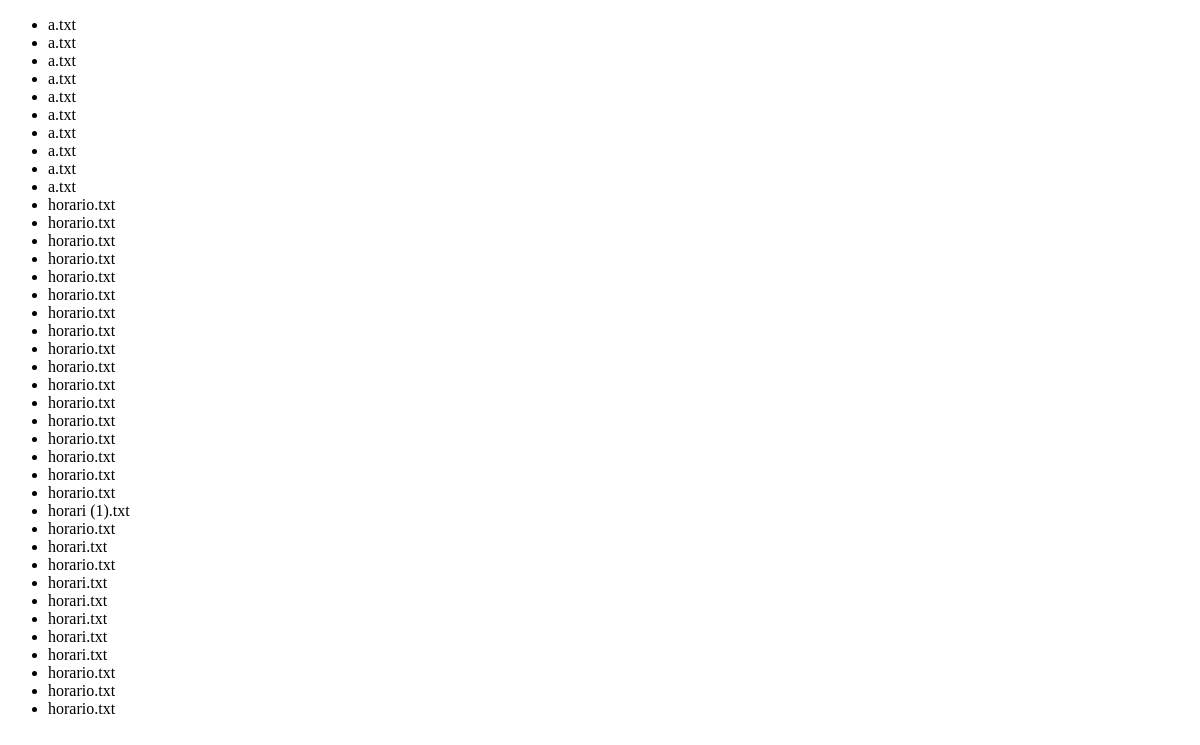
/files/list, run on an earlier commit of the app's database.
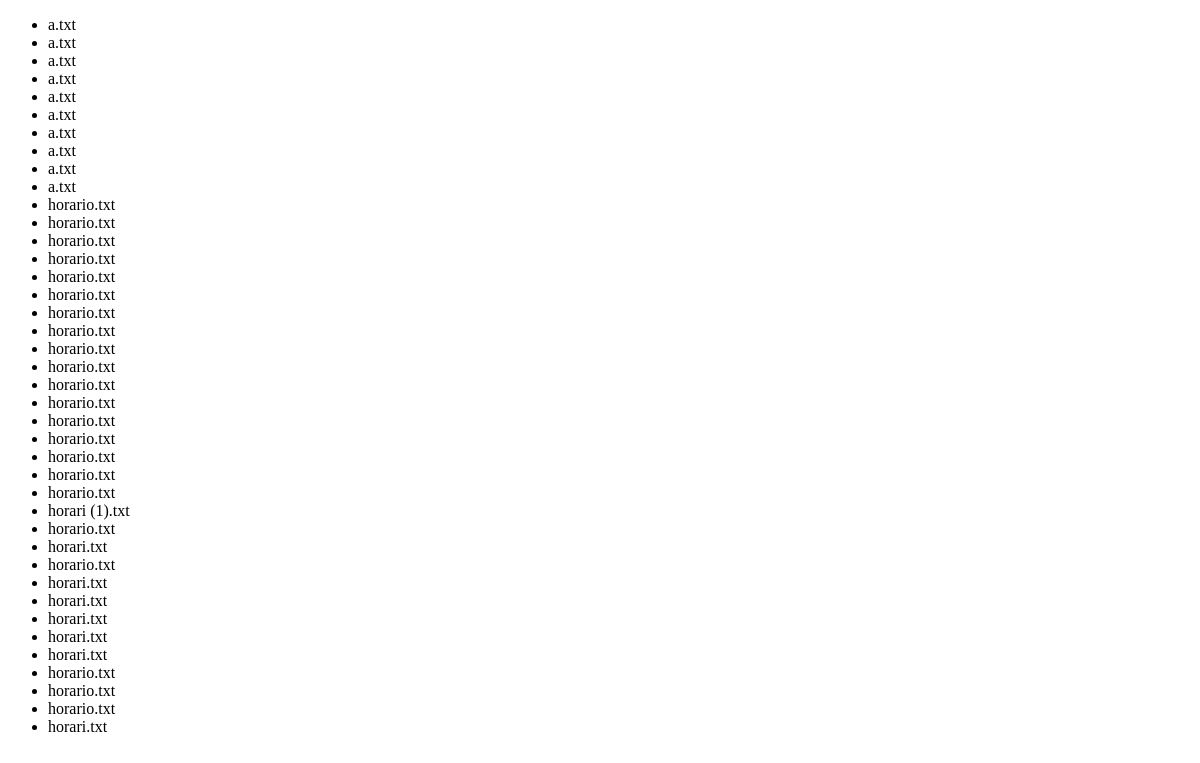
And on a later commit of the database.
### members/models.py (models this page shows, shortened)
class File(models.Model):
    id = models.AutoField(primary_key=True)
    filename = models.CharField(max_length=255)
    created = models.DateTimeField(auto_now_add=True)
    file = models.FileField(
        upload_to='files/%Y/%m',
        validators=[FileExtensionValidator(allowed_extensions=['txt'])]
    )

### members/views.py (the view)
# urls.py: path('files/list', views.files_list),
def files_list(request):
  files = File.objects.all()
  context = {
    'files': files,
  }
  template = loader.get_template('file_list.html')
  return HttpResponse(template.render(context, request))

### templates/file_list.html (shortened to what this page needs)
<!DOCTYPE html>
<html lang="en">
<head>
</head>
<body>
<ul>
    {% for file in files %}
        <li>{{ file.filename }}</li>
    {% endfor %}
</ul>
</body>
</html>

What changed in the data, as far as the page shows it:
added File: filename "horari.txt"
